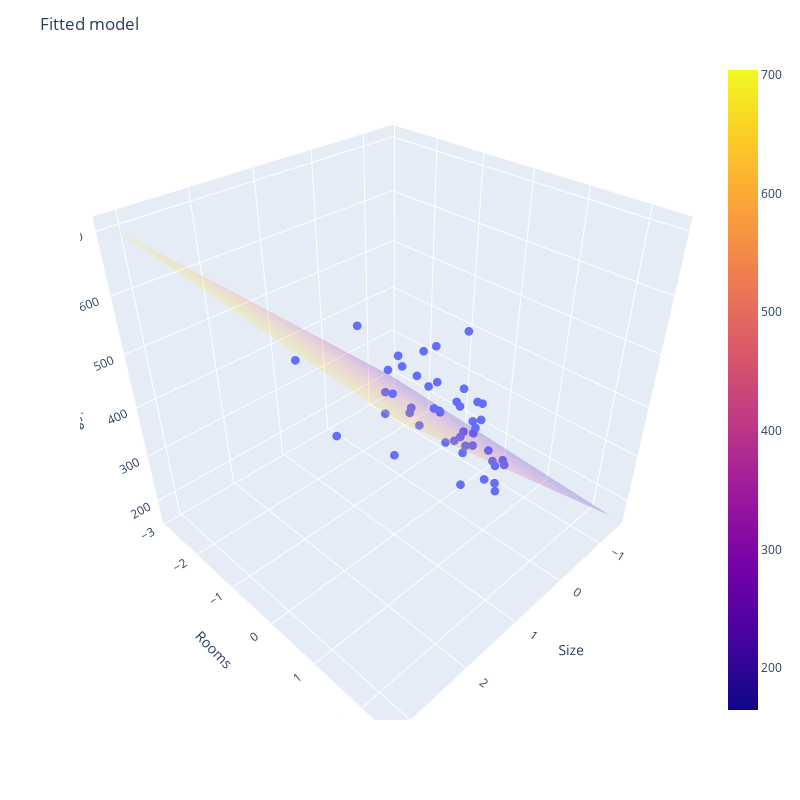

The cell this chart's notebook holds for it:
### Code cell
import plotly.express as px
import plotly.graph_objects as go

fig_layout = go.Layout(title='Fitted model', autosize=True, width=800, height=800,
                       scene = dict(xaxis=dict(title='Size'),
                                    yaxis=dict(title='Rooms'),
                                    zaxis=dict(title='Price')))

fig = px.scatter_3d(x=X[:,1].ravel(), y=X[:,2].ravel(), z=y.ravel())
fig.update_traces(marker=dict(size=3))
fig.update_layout(fig_layout)
fig.add_traces(go.Surface(x=size_points, y=rooms_points, z=price_points, opacity=0.2))

fig.show()

### Figure 1 — Plotly figure (JSON) as saved in the notebook; plotly's stock layout.template omitted (floating-point values rounded to 4 significant figures)
{"data": [{"hovertemplate": "x=%{x}<br>y=%{y}<br>z=%{z}<extra></extra>", "legendgroup": "", "marker": {"color": "#636efa", "size": 3, "symbol": "circle"}, "mode": "markers", "name": "", "scene": "scene", "showlegend": false, "type": "scatter3d", "x": [0.1314, -0.5096, 0.5079, -0.7437, 1.271, -0.01995, -0.5936, -0.7297, -0.7895, -0.6445, -0.07718, -0.000866, -0.1408, 3.151, -0.9319, 0.3807, -0.8658, -0.9726, 0.7737, 1.311, -0.2972, -0.1433, -0.5046, -0.0492, 2.403, -1.146, -0.6903, 0.6682, 0.2535, 0.8094, -0.2056, -1.273, 0.05001, 1.445, -0.2413, -0.717, -0.9688, 0.167, 2.816, 0.2052, -0.4282, 0.3019, 0.7203, -1.018, -1.461, -0.1891, -1.015], "y": [-0.2261, -0.2261, -0.2261, -1.554, 1.102, 1.102, -0.2261, -0.2261, -0.2261, -0.2261, 1.102, -0.2261, -0.2261, 2.431, -0.2261, 1.102, -1.554, -0.2261, 1.102, 1.102, -0.2261, -1.554, -0.2261, 1.102, -0.2261, -0.2261, -0.2261, -0.2261, -0.2261, -0.2261, -1.554, -2.883, 1.102, -0.2261, 1.102, -0.2261, -0.2261, 1.102, 1.102, 1.102, -1.554, -0.2261, 1.102, -0.2261, -1.554, 1.102, -0.2261], "z": [399.9, 329.9, 369.0, 232.0, 539.9, 299.9, 314.9, 199.0, 212.0, 242.5, 240.0, 347.0, 330.0, 699.9, 259.9, 449.9, 299.9, 199.9, 500.0, 599.0, 252.9, 255.0, 242.9, 259.9, 573.9, 249.9, 464.5, 469.0, 475.0, 299.9, 349.9, 169.9, 314.9, 579.9, 285.9, 249.9, 229.9, 345.0, 549.0, 287.0, 368.5, 329.9, 314.0, 299.0, 179.9, 299.9, 239.5]}, {"opacity": 0.2, "type": "surface", "x": [[-1.461, 3.151], [-1.461, 3.151]], "y": [[-2.883, -2.883], [2.431, 2.431]], "z": [[199.5, 704.2], [164.5, 669.3]]}], "layout": {"autosize": true, "height": 800, "legend": {"tracegroupgap": 0}, "margin": {"t": 60}, "scene": {"domain": {"x": [0, 1], "y": [0, 1]}, "xaxis": {"title": {"text": "Size"}}, "yaxis": {"title": {"text": "Rooms"}}, "zaxis": {"title": {"text": "Price"}}}, "title": {"text": "Fitted model"}, "width": 800}}
